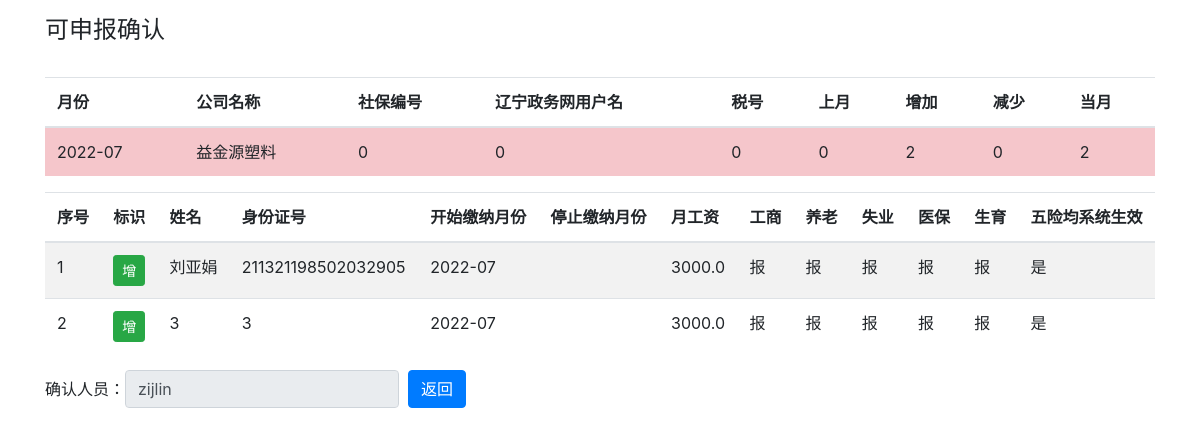
/reportable_check/益金源塑料/readonly/2022-07, run on the app's committed database.
### report.py (models this page shows, shortened)
class Reports(db.Model):
    report_id = db.Column('report_id', db.Integer, primary_key=True)
    cur_month = db.Column('cur_month', db.String(200))
    company_name = db.Column('company_name', db.String(200))
    code = db.Column(db.String(200))
    zwwname = db.Column(db.String(200))
    scode = db.Column(db.String(200))
    last_month_cnt = db.Column(db.Integer)
    cur_month_cnt = db.Column(db.Integer)
    cur_month_add = db.Column(db.Integer)
    cur_month_remove = db.Column(db.Integer)
    members_check = db.Column(db.String(200))
    members_check_person = db.Column(db.String(200))
    reportable_check = db.Column(db.String(200))
    reportable_check_person = db.Column(db.String(200))
    injury = db.Column(db.String(200))
    endowment = db.Column(db.String(200))
    unemployment = db.Column(db.String(200))
    medical = db.Column(db.String(200))
    birth = db.Column(db.String(200))
    ill_cnt = db.Column(db.Integer)
    predict_fee = db.Column(db.Float)
    real_fee = db.Column(db.Float)
    reason_text = db.Column(db.String(200))
    report_state = db.Column(db.String(200))
    report_person = db.Column(db.String(200))
    pay_type = db.Column(db.String(200))
    pay_list_print = db.Column(db.String(200))
    pay_state = db.Column(db.String(200))
    pay_check_person = db.Column(db.String(200))
    UniqueConstraint(cur_month, company_name, name='uix_1')

### company.py (models this page shows, shortened)
class Companys(db.Model):
    company_id = db.Column('company_id', db.Integer, primary_key=True)
    name = db.Column(db.String(200))
    position = db.Column(db.String(200))
    code = db.Column(db.String(200))
    zwwname = db.Column(db.String(200))
    scode = db.Column(db.String(200))
    injury_ratio = db.Column(db.Float)
    person = db.Column(db.String(200))
    is_valid = db.Column(db.String(200))
    pay_type = db.Column(db.String(200))
    short_name = db.Column(db.String(200))

### member.py (models this page shows, shortened)
class Members(db.Model):
    member_id = db.Column('member_id', db.Integer, primary_key=True)
    company_name = db.Column(db.String(200))
    name = db.Column(db.String(200))
    id_card = db.Column(db.String(200))
    address = db.Column(db.String(200))
    nationality = db.Column(db.String(200))
    begin_month = db.Column(db.String(200))
    end_month = db.Column(db.String(200))
    salary = db.Column(db.Float)
    injury = db.Column(db.String(200))
    endowment = db.Column(db.String(200))
    unemployment = db.Column(db.String(200))
    medical = db.Column(db.String(200))
    birth = db.Column(db.String(200))
    injury_check = db.Column(db.String(200))
    endowment_check = db.Column(db.String(200))
    unemployment_check = db.Column(db.String(200))
    medical_check = db.Column(db.String(200))
    birth_check = db.Column(db.String(200))
    is_valid = db.Column(db.String(200))
    person = db.Column(db.String(200))

### main.py (the view)
@app.route('/reportable_check/<name>/<readonly>/<cur_month>', methods=['GET', 'POST'])
def reportable_check(name, readonly, cur_month):
    report_data = Reports.query.filter_by(company_name=name, cur_month=cur_month).all()[0]
    members = Members.query.filter_by(company_name=name).all()
    members_filter = []
    for member in members:
        if member.begin_month <= cur_month and (member.end_month == "" or cur_month <= member.end_month):
            members_filter.append(member)
    all_valid = True
    for member in members_filter:
        if member.is_valid == "否":
            all_valid = False
    if request.method == 'POST':
        data = {"reportable_check_person": request.form['name'], "reportable_check": "已完成"}
        db.session.query(Reports).filter(and_(Reports.company_name == name, Reports.cur_month == cur_month)).update(data)
        db.session.commit()
        flash(name + '， 已完成可申报确认！')
        return redirect(url_for('report_progress', name=name))
    if report_data.reportable_check_person == "":
        report_data.reportable_check_person = session['username']
    return render_template('reportable_check.html',
                           members=members_filter,
                           report_data=report_data,
                           all_valid=all_valid,
                           company=Companys.query.filter_by(name=name).all(),
                           readonly=readonly)

### templates/reportable_check.html (shortened to what this page needs)
<!DOCTYPE html>
<html lang="en">
<head>
    <link rel="stylesheet" href="https://cdn.staticfile.org/twitter-bootstrap/4.3.1/css/bootstrap.min.css">
</head>
<body>
<div class="container">
    <h4>可申报确认</h4>
    <br>
    <table class="table">
        <thead>
        <tr>
            <th>月份</th>
            <th>公司名称</th>
            <th>社保编号</th>
            <th>辽宁政务网用户名</th>
            <th>税号</th>
            <th>上月</th>
            <th>增加</th>
            <th>减少</th>
            <th>当月</th>
        </tr>
        </thead>
        <tbody>
        <tr class="table-danger">
            <td>{{ report_data.cur_month }}</td>
            <td>{{ report_data.company_name }}</td>
            <td>{{ company[0].code }}</td>
            <td>{{ company[0].zwwname }}</td>
            <td>{{ company[0].scode }}</td>
            <td>{{ report_data.last_month_cnt }}</td>
            <td>{{ report_data.cur_month_add }}</td>
            <td>{{ report_data.cur_month_remove }}</td>
            <td>{{ report_data.cur_month_cnt }}</td>
        </tr>
        </tbody>
    </table>
    <table class="table table-hover table-striped">
        <thead>
        <tr>
            <th>序号</th>
            <th>标识</th>
            <th>姓名</th>
            <th>身份证号</th>
            <th>开始缴纳月份</th>
            <th>停止缴纳月份</th>
            <th>月工资</th>
            <th>工商</th>
            <th>养老</th>
            <th>失业</th>
            <th>医保</th>
            <th>生育</th>
            <th>五险均系统生效</th>
        </tr>
        </thead>
        <tbody>
        {% for member in members %}
        <tr>
            <td>{{ members.index(member)+1 }}</td>
            {% if member.end_month == report_data.cur_month %}
            <td><a href="#" class="btn btn-danger btn-sm" role="button">减</a></td>
            {% elif member.begin_month == report_data.cur_month %}
            <td><a href="#" class="btn btn-success btn-sm" role="button">增</a></td>
            {% else %}
            <td>正常</td>
            {% endif %}
            <td>{{ member.name }}</td>
            <td>{{ member.id_card }}</td>
            <td>{{ member.begin_month }}</td>
            <td>{{ member.end_month }}</td>
            <td>{{ member.salary }}</td>
            <td>{{ member.injury }}</td>
            <td>{{ member.endowment }}</td>
            <td>{{ member.unemployment }}</td>
            <td>{{ member.medical }}</td>
            <td>{{ member.birth }}</td>
            {% if member.is_valid == "否" %}
            <td><a href="{{url_for('member_update', member_id=member.member_id)}}">{{ member.is_valid }}</a></td>
            {% else %}
            <td>{{ member.is_valid }}</td>
            {% endif %}
        </tr>
        {% endfor %}
        </tbody>
    </table>
    {% if all_valid %}
    <form name="myform" class="form-inline"
          action="{{ url_for('reportable_check', name=report_data.company_name, readonly='F', cur_month=report_data.cur_month) }}" method = "post">
        <label for="inputPassword2">确认人员： </label>
        <input readonly="readonly" value="{{ report_data.reportable_check_person }}" required="required" type="text" class="form-control" placeholder="张铁牛" name="name">
        &nbsp;&nbsp;<input type="button" class="btn btn-primary" value="返回" onclick="javascript:history.back();">
    </form>
    {% else %}
    <button type="submit" class="btn btn-secondary">需要所有人员的五险均系统生效完成后才可确认</button>
    {% endif %}
</div>
</body>
</html>

### data on the page
Reports: cur_month "2022-07", company_name "益金源塑料", last_month_cnt "0", cur_month_add "2", cur_month_remove "0", cur_month_cnt "2", name "zijlin"
Companys: code "0", zwwname "0", scode "0"
Members: members "1", end_month "增", name "刘亚娟", id_card "211321198502032905", begin_month "2022-07", salary "3000.0", injury "报", endowment "报", unemployment "报", medical "报", birth "报", is_valid "是"
Members: members "2", end_month "增", name "3", id_card "3", begin_month "2022-07", salary "3000.0", injury "报", endowment "报", unemployment "报", medical "报", birth "报", is_valid "是"
